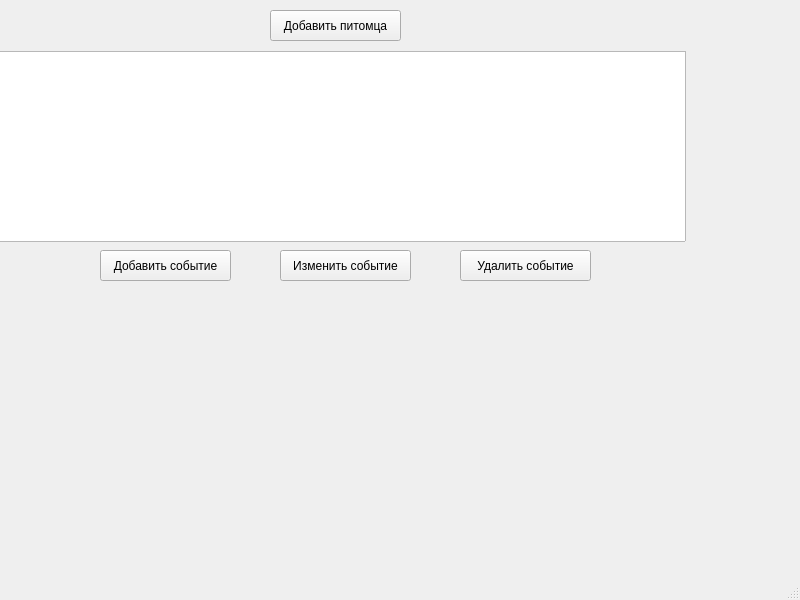
<?xml version="1.0" encoding="UTF-8"?>
<ui version="4.0">
 <class>MainWindow</class>
 <widget class="QMainWindow" name="MainWindow">
  <property name="geometry">
   <rect>
    <x>0</x>
    <y>0</y>
    <width>800</width>
    <height>600</height>
   </rect>
  </property>
  <property name="windowTitle">
   <string>MainWindow</string>
  </property>
  <widget class="QWidget" name="centralwidget">
   <widget class="QPushButton" name="addPetButton">
    <property name="geometry">
     <rect>
      <x>270</x>
      <y>10</y>
      <width>131</width>
      <height>31</height>
     </rect>
    </property>
    <property name="text">
     <string>Добавить питомца</string>
    </property>
   </widget>
   <widget class="QTableWidget" name="eventTable">
    <property name="geometry">
     <rect>
      <x>-5</x>
      <y>51</y>
      <width>691</width>
      <height>191</height>
     </rect>
    </property>
   </widget>
   <widget class="QPushButton" name="addEventButton">
    <property name="geometry">
     <rect>
      <x>100</x>
      <y>250</y>
      <width>131</width>
      <height>31</height>
     </rect>
    </property>
    <property name="text">
     <string>Добавить событие</string>
    </property>
   </widget>
   <widget class="QPushButton" name="removeButton">
    <property name="geometry">
     <rect>
      <x>460</x>
      <y>250</y>
      <width>131</width>
      <height>31</height>
     </rect>
    </property>
    <property name="text">
     <string>Удалить событие</string>
    </property>
   </widget>
   <widget class="QPushButton" name="editEventButton">
    <property name="geometry">
     <rect>
      <x>280</x>
      <y>250</y>
      <width>131</width>
      <height>31</height>
     </rect>
    </property>
    <property name="text">
     <string>Изменить событие</string>
    </property>
   </widget>
  </widget>
  <widget class="QMenuBar" name="menubar">
   <property name="geometry">
    <rect>
     <x>0</x>
     <y>0</y>
     <width>800</width>
     <height>23</height>
    </rect>
   </property>
  </widget>
  <widget class="QStatusBar" name="statusbar"/>
 </widget>
 <resources/>
 <connections/>
</ui>
